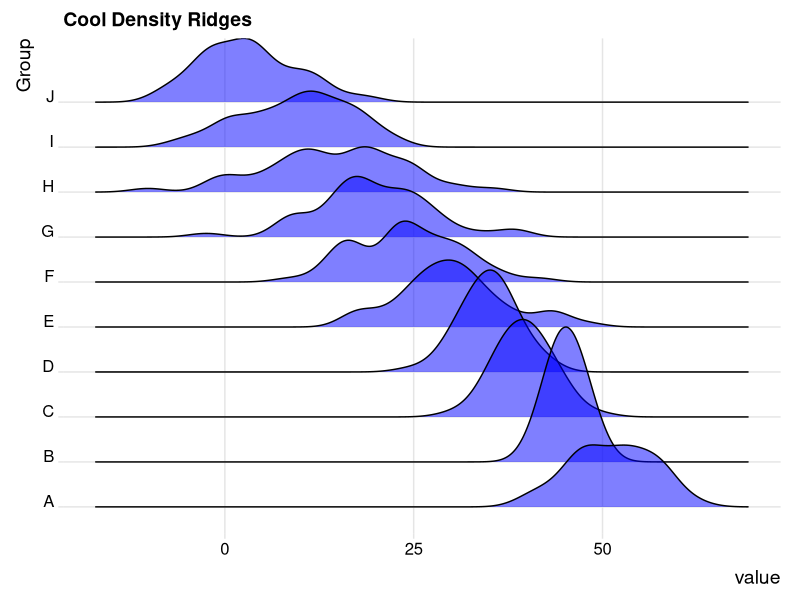

Generate this figure with R:
#' Example of a "Ridgeline" plot via `ggridges`
#' ---------------------------
#' This is pretty cool ...
#' Should be used more often
# ---------------------------------
library(magrittr)
library(dplyr)
library(tidyr)
library(purrr)
library(ggplot2)
library(ggridges)
set.seed(101)
seq(50, 5, by = -5) %>%
  magrittr::set_names(LETTERS[1:10]) %>%
  map_df(~ rnorm(50, mean = .x, sd = runif(1, 2, 10))) %>%
  gather(key = "Group", value = "value") %>%
  ggplot(aes(x = value, y = Group)) +
    geom_density_ridges(scale = 3, fill = "blue", alpha = 0.5) +
    ggtitle("Cool Density Ridges") +
    theme_ridges() +
    NULL
